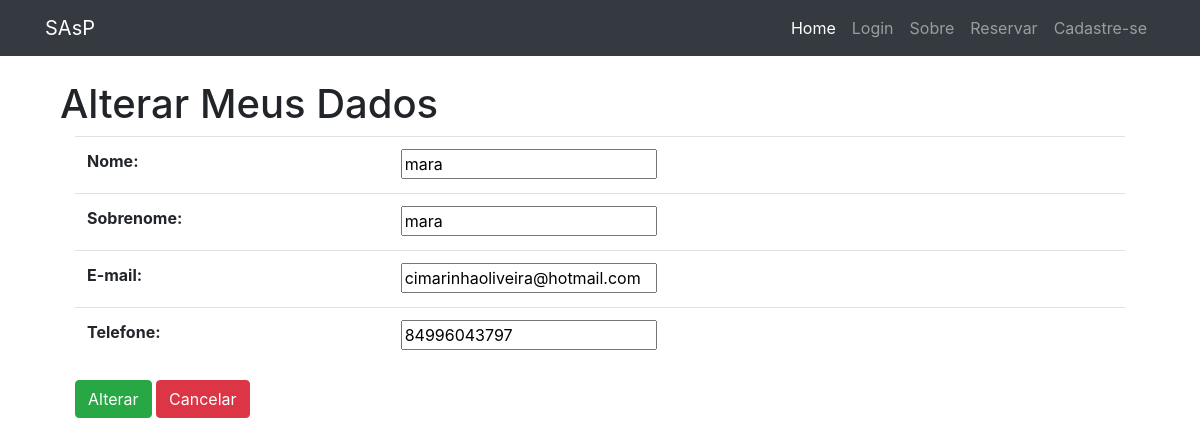
The app's page /user/editarUsuario/1, older data.
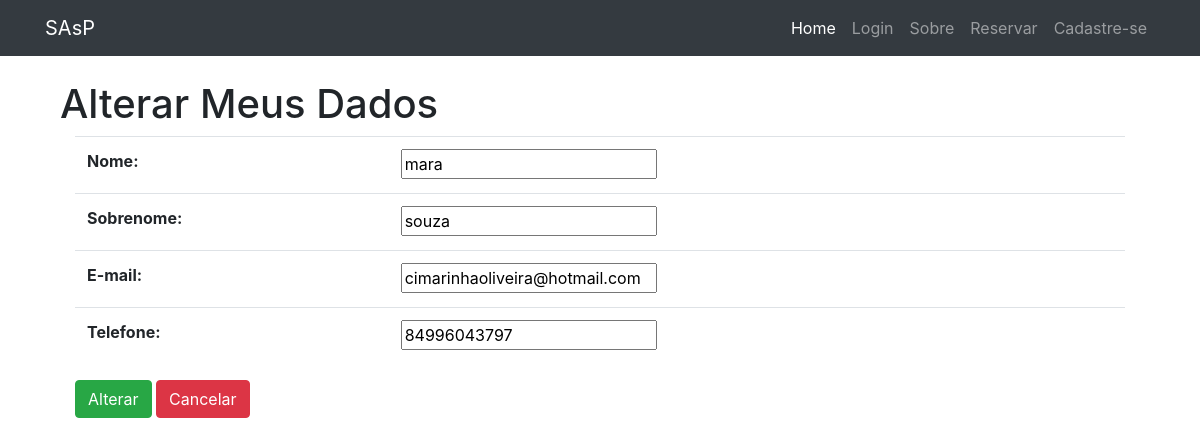
The same page, newer data.
### disciplina/models.py (models this page shows)
class Usuario(models.Model):
    usuario = models.OneToOneField(User, on_delete=models.CASCADE, verbose_name='Usuário')
    is_active = models.BooleanField('Ativo', default=False)
    slug = models.SlugField('Atalho', max_length=200, null=True, blank=True)
    nome = models.CharField('Nome', max_length=30)
    sobrenome = models.CharField('Sobrenome', max_length=30, blank=True)
    email = models.CharField('E-mail', max_length=30, blank=True)
    telefone = models.CharField('Telefone', max_length=20)
    aluno = models.BooleanField("aluno", null=True, blank=True)
    professor = models.BooleanField("professor", null=True, blank=True)

### user/views.py (the view)
# urls.py: path('editarUsuario/<int:id>', views.editarUsuario, name='editarUsuario'),
def editarUsuario(request,id):
      data = {}
      usuario = Usuario.objects.get(id=id)
      form = FormDadosUsu(request.POST or None, instance=usuario)
      if form.is_valid():
        form.save()
        return redirect('user:editarUsuario')
      data['form'] = form
      data['usuario'] = usuario
      return render(request, 'user/editarUsuario.html', data)

### user/models.py
class FormDadosUsu(forms.ModelForm):
    class Meta:
        model = Usuario
        exclude = ('usuario','is_active','slug','aluno','professor',)

### user/templates/user/editarUsuario.html (shortened to what this page needs)
{% extends 'base.html' %}
{% block conteudo %}
<h1>Alterar Meus Dados</h1>
<div class="container">
     <form method="POST" action="{% url 'user:editarUsuario' %}" enctype="multipart/form-data">
         <table class="table">
              {{ form }}
         </table>
         <div class="row">
                <div class="col">
                    <button type="submit" class="btn btn-success">Alterar</button>
                    <button type="submit" class="btn btn-danger">Cancelar</button>
                </div>
            </div>
      </form>
</div>
{% endblock%}

Row changes from the older to the newer data that the page shows:
changed Usuario "mara": sobrenome "mara" → "souza"
